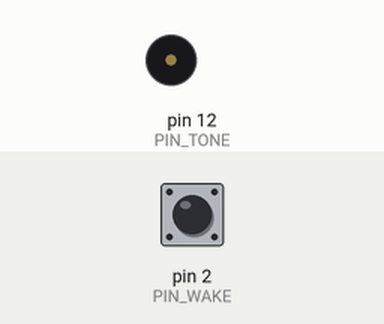
Recording of a sketch running on a simulated Arduino Uno, built with avr-gcc and run on an emulated ATmega328P. On the bench: buzzer (waves = sounding). Inputs (shaded band) come from the test bench; at power-on: pin 2 (PIN_WAKE) HIGH. Sleep ends after the set time or at an interrupt.

Above: at 1.2 s.
1.3 s: pin 2 (PIN_WAKE) pulled LOW for 0.15 s
At 2.2 s:
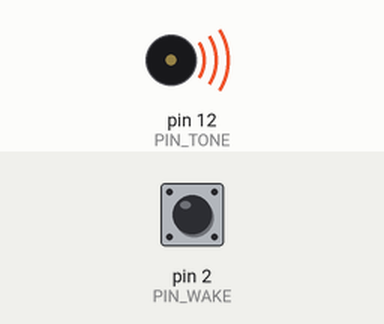
Timing chart, 0 to 32.7 s (numbered marks = the images above; inputs shaded):
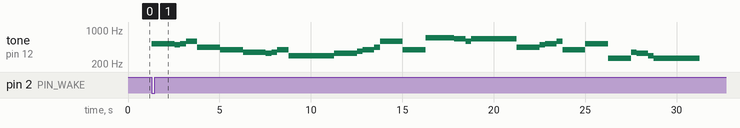

The sketch:

HandWashTimer.ino
```cpp
#include <avr/sleep.h>

#define PIN_WAKE 2
#define PIN_TONE 12

// Duration of a single unit tone.
// This was chosen so that "Pomp and Circumstances" runs for roughly 30 seconds.
#define TONE_UNIT_MS 312

#define B3  246
#define C4  261
#define D4  293
#define E4  329
#define F4  349
#define F4S 370
#define G4  392
#define A4  440
#define B4  493.88
#define C5  523.25
#define D5  587.33
#define E5  659
#define F5  698
#define G5  783
#define A5  880
#define B5  987

void setup() {
  set_sleep_mode(SLEEP_MODE_PWR_DOWN);
  pinMode(PIN_WAKE, INPUT_PULLUP);
}

void loop() {
  sleepAndWaitForInterrupt();
  playPompAndCircumstance();
}


void sleepAndWaitForInterrupt() {
  attachInterrupt(0, wakeUp, FALLING);
  sleep_mode();
  detachInterrupt(0);
}

void wakeUp() {
  // Nothing to do on wakeup.
}

/**
   Play a single tone at the given frequency and length.
*/
void play(float freq, int len) {
  tone(PIN_TONE, freq, len * TONE_UNIT_MS);
  delay(len * TONE_UNIT_MS);
  noTone(PIN_TONE);
}

/**
   Play Pomp and Circumstance
*/
void playPompAndCircumstance() {
  play(C5, 4);
  play(B4, 1);
  play(C5, 1);
  play(D5, 2);
  play(A4, 4);
  play(G4, 4);

  play(F4, 4);
  play(E4, 1);
  play(F4, 1);
  play(G4, 2);
  play(D4, 8);

  play(E4, 4);
  play(F4S, 1);
  play(G4, 2);
  play(A4, 1);
  play(D5, 4);
  play(G4, 4);

  play(F5, 4);
  play(F5, 1);
  play(E5, 2);
  play(D5, 1);
  play(E5, 8);

  play(A4, 4);
  play(B4, 1);
  play(C5, 2);
  play(D5, 1);
  play(G4, 4);
  play(C5, 4);

  play(C4, 4);
  play(F4, 1);
  play(E4, 2);
  play(D4, 1);
  play(C4, 8);
}
```

Measured:
- after the input at 1.3 s, tone on pin 12 (PIN_TONE): plays 523 Hz for 1.2 s, 493 Hz for 0.31 s, 523 Hz for 0.31 s, 587 Hz for 0.62 s, 440 Hz for 1.2 s, 392 Hz for 1.2 s … (32 notes in this stretch), starting at once
